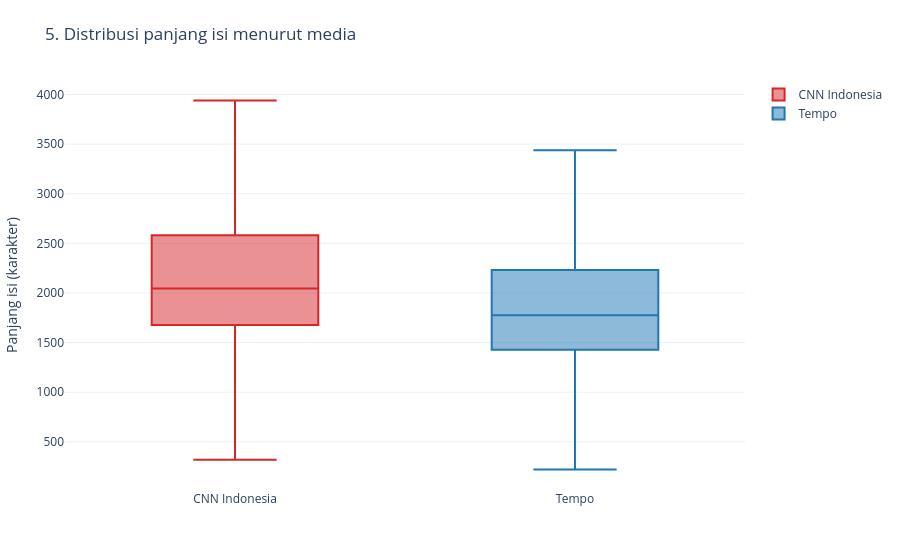

Notebook cell for this chart:
### Markdown cell above
## 6. Distribusi dan pencilan panjang isi

Grafik 5 adalah box plot dengan kuartil yang dihitung dari seluruh data. Whisker adalah nilai aktual terjauh dalam rentang 1,5 IQR. Titik pencilan tidak digambar satu per satu; jumlah flag cleaning dan panjang maksimum ditampilkan pada tabel. Flag cleaning menggunakan baseline sebelum deduplikasi, sehingga dapat berbeda dengan IQR hasil akhir. Teks panjang tetap dipertahankan.

### Code cell
length_box = con.sql("""
SELECT source, quantile_cont(content_length, 0.25) AS q1,
       median(content_length) AS median, quantile_cont(content_length, 0.75) AS q3,
       min(content_length) AS min_length, max(content_length) AS max_length
FROM news GROUP BY source ORDER BY source
""").pl()
fig = go.Figure()
for row in length_box.iter_rows(named=True):
    iqr = row['q3'] - row['q1']
    lower = row['q1'] - 1.5 * iqr
    upper = row['q3'] + 1.5 * iqr
    whiskers = con.execute(
        'SELECT min(content_length), max(content_length) FROM news WHERE source=? AND content_length BETWEEN ? AND ?',
        [row['source'], lower, upper]
    ).fetchone()
    fig.add_trace(go.Box(name=row['source'], x=[row['source']], q1=[row['q1']], median=[row['median']], q3=[row['q3']],
                         lowerfence=[whiskers[0]], upperfence=[whiskers[1]],
                         marker_color=COLORS[row['source']]))
fig.update_layout(title='5. Distribusi panjang isi menurut media', yaxis_title='Panjang isi (karakter)')
show_and_save(fig, '05_content_length.html')
display(length_box)
long_count = con.sql('SELECT count(*) FROM news WHERE content_length >= 5000').fetchone()[0]
display(con.sql('SELECT source, sum(CAST(content_length_outlier AS INTEGER)) AS flagged_outliers FROM news GROUP BY source').pl())

### Figure 1 — Plotly figure (JSON) as saved in the notebook; plotly's stock layout.template omitted (floating-point values rounded to 4 significant figures)
{"data": [{"lowerfence": [320], "marker": {"color": "#d62728"}, "median": [2044.0], "name": "CNN Indonesia", "q1": [1677.0], "q3": [2582.0], "type": "box", "upperfence": [3939], "x": ["CNN Indonesia"]}, {"lowerfence": [221], "marker": {"color": "#1f77b4"}, "median": [1774.0], "name": "Tempo", "q1": [1427.0], "q3": [2231.0], "type": "box", "upperfence": [3437], "x": ["Tempo"]}], "layout": {"margin": {"b": 70, "l": 60, "r": 30, "t": 80}, "title": {"text": "5. Distribusi panjang isi menurut media"}, "yaxis": {"title": {"text": "Panjang isi (karakter)"}}}}
